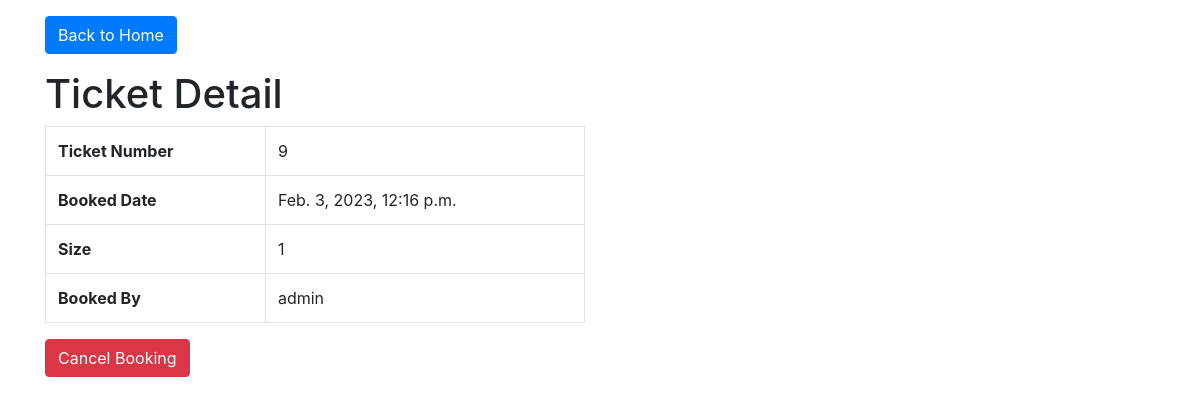
/ticket/9/ (signed in), run on the app's committed database.
### booking/models.py (models this page shows)
class Booking(models.Model):
    ticket = models.ForeignKey(Ticket, on_delete=models.CASCADE)
    date_booked = models.DateTimeField(default=datetime.datetime.now)
    user = models.ForeignKey(User, on_delete=models.CASCADE , default=None)
    ticket_quantity = models.PositiveIntegerField(default=0)
    def __str__(self):
        return self.user.username + ' ' + str(self.ticket_quantity)

### booking/views.py (the view)
# urls.py: path('ticket/<int:ticket_id>/', views.ticket_detail, name='ticket_detail'),
@login_required
def ticket_detail(request, ticket_id):
    ticket = Booking.objects.get(id = ticket_id)
    print(ticket)
    return render(request, 'booking/ticket_detail.html', {'ticket': ticket})

### booking/templates/booking/ticket_detail.html (shortened to what this page needs)
<!DOCTYPE html>
<html>
  <head>
    <link
      rel="stylesheet"
      href="https://maxcdn.bootstrapcdn.com/bootstrap/4.0.0/css/bootstrap.min.css"
    />
  </head>
  <body>
    <div class="container">
      <a class="btn btn-primary sm my-3" href="../../">
        Back to Home
      </a>
      <h1>Ticket Detail</h1>
      <div class="row">
        <div class="col-md-6">
          <table class="table table-bordered">
            <tr>
              <th>Ticket Number</th>
              <td>{{ ticket.id }}</td>
            </tr>
            <tr>
              <th>Booked Date</th>
              <td>{{ ticket.date_booked }}</td>
            </tr>
            <tr>
              <th>Size</th>
              <td>{{ ticket.ticket_quantity }}</td>
            </tr>
            <tr>
              <th>Booked By</th>
              <td>{{ ticket.user }}</td>
            </tr>
          </table>
        </div>
      </div>
      <a href="{% url 'cancel_booking' ticket.id %}" class="btn btn-danger">Cancel Booking</a>
    </div>
  </body>
</html>

### data on the page
Booking: id "9", date_booked "Feb. 3, 2023, 12:16 p.m.", ticket_quantity "1", user "admin"
